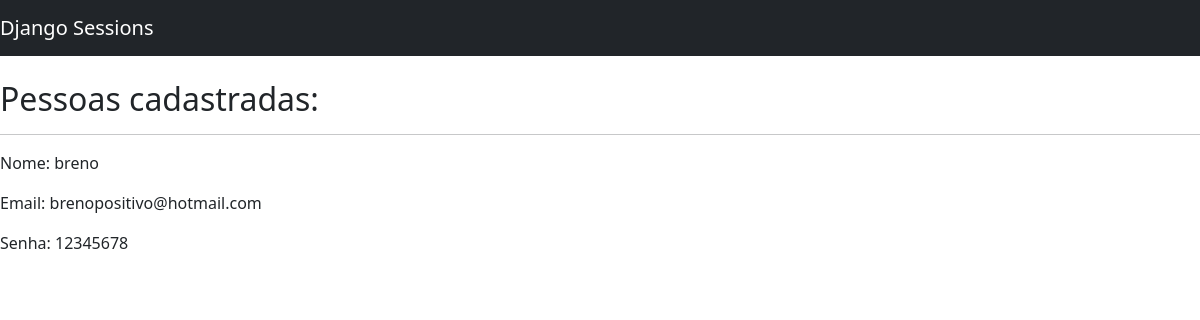
Page /auth/pessoas/ (signed in) on the committed database.
### usuarios/models.py (models this page shows, shortened)
class Usuario(models.Model):
    nome = models.CharField(
        verbose_name="Nome",
        max_length=100,
        null=True,
        blank=True,
    )
    email = models.EmailField(
        verbose_name="Email",
        max_length=250,
        null=True,
        blank=True,
    )
    senha = models.CharField(
        verbose_name="Email",
        max_length=64,
        null=True,
        blank=True,
    )
    class Meta:
        ordering = ["nome"]

### usuarios/views.py (the view)
# urls.py: path("pessoas/", pessoas, name="pessoas"),
def pessoas(request):
    if request.session["logado"] == False:
        msg.add_message(
            request, constants.WARNING, "Usuário não conectado ao sistema,faça o login"
        )
        return redirect("/auth/login/")
    else:
        people = Usuario.objects.all()
        return render(request, "pessoas.html", {"pessoas": people})

### usuarios/templates/pessoas.html (shortened to what this page needs)
{% extends 'base.html' %}
{% block 'conteudo' %}
    <br>
    <h2>Pessoas cadastradas:</h2>
    {% for pessoa in pessoas %}
        <hr>
        <p>Nome: {{pessoa.nome}}</p>
        <p>Email: {{pessoa.email}}</p>
        <p>Senha: {{pessoa.senha}}</p>
    {% endfor %}
{% endblock %}

### rows in the picture
Usuario: nome "breno", email "brenopositivo@hotmail.com", senha "12345678"
